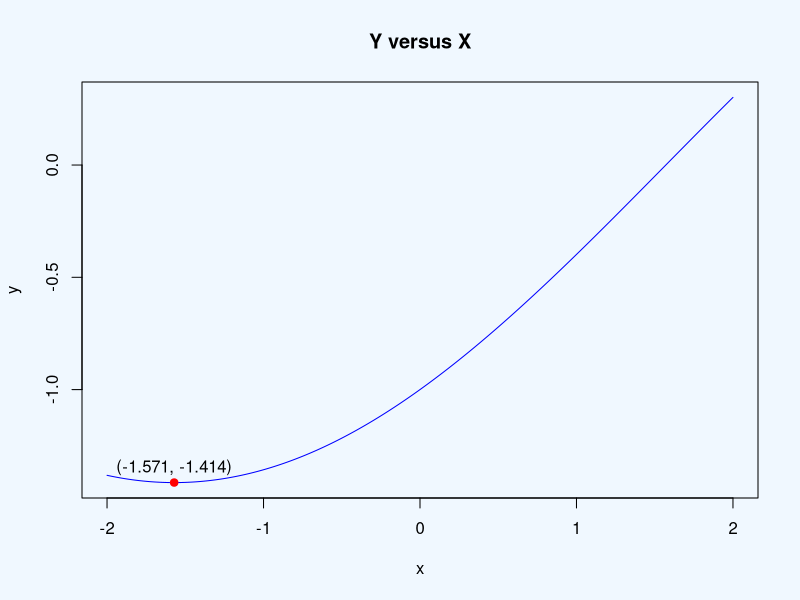
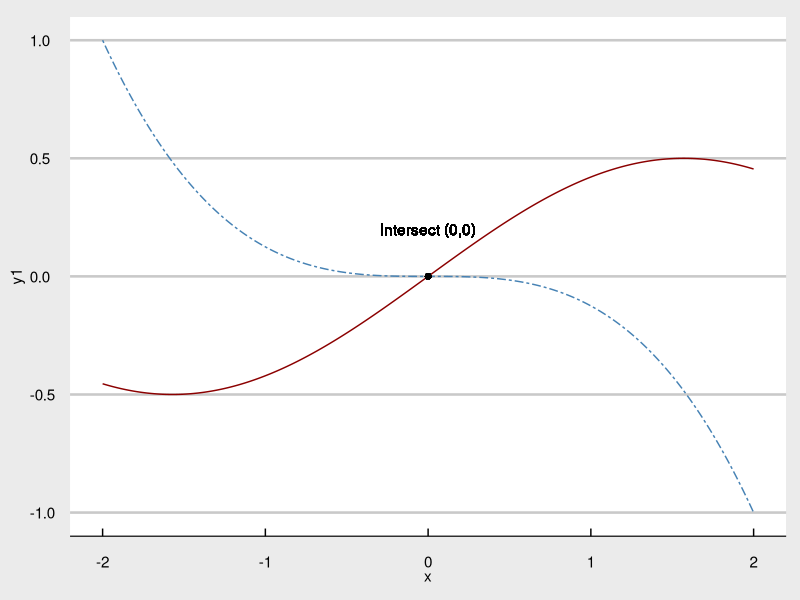
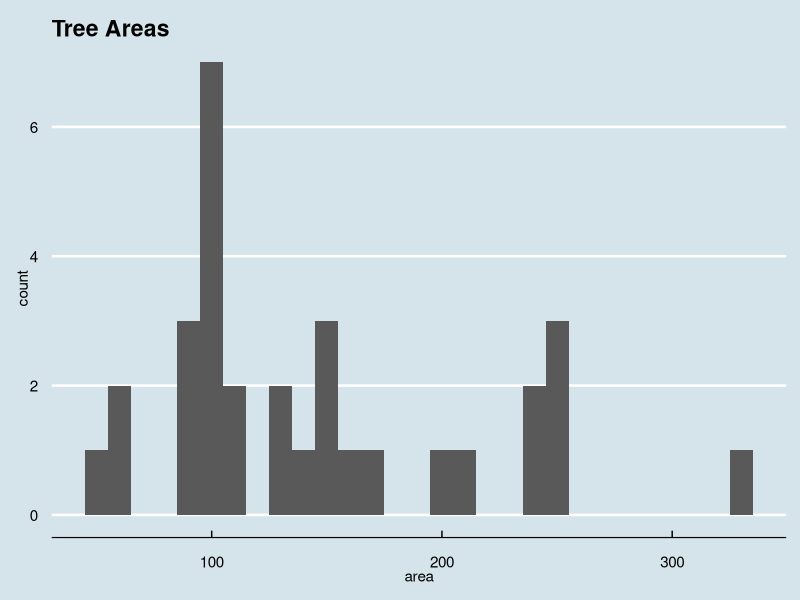
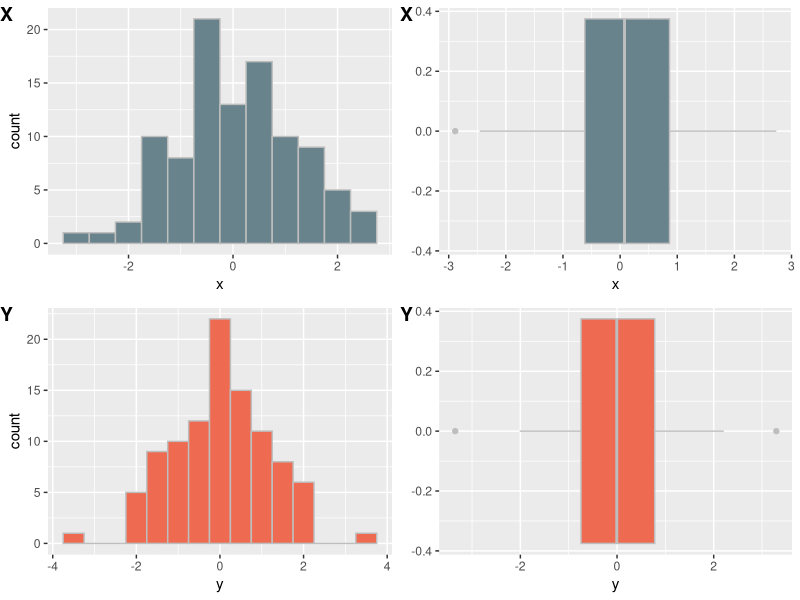
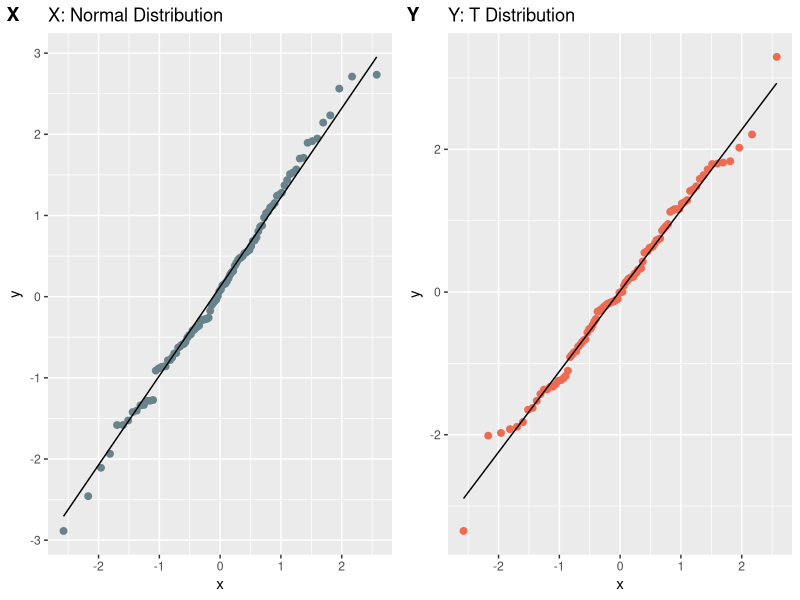

These figures' R source, in order:
## ---- chunk 1
# DO NOT ADD OR REVISE CODE HERE
knitr::opts_chunk$set(echo = TRUE, eval = TRUE)

## ---- chunk 2
q1_vector <- c(1:5,sqrt(2),17*14,rep(c(2.5,5,7.5),3))
q1_vector

## ---- chunk 3

q1_vector_7 <- q1_vector[q1_vector<= 7] 


length(q1_vector_7)
## ---- chunk 4
q1_vector_sorted <- sort(q1_vector, decreasing = FALSE)


sum(q1_vector_sorted[5:10])
## ---- chunk 5
q1_vector_sqrd <- q1_vector^2

length(q1_vector_sqrd[q1_vector_sqrd > 25])

## ---- chunk 6

q1_vector_short <- c(q1_vector[1],q1_vector[16])

q1_vector_short[1] * q1_vector_short[2]


## ---- chunk 7
trig.fun <- function(x) {
    y <- sin(x/2) - cos(x/2)
    return(y)
  }



## ---- chunk 8
x <- seq(-2, 2, length = 4001)

y = trig.fun(x)

miny <- round(min(y), digits = 3)
minx <- x[which.min(y)]

miny
minx

## ---- chunk 9

par(bg = "aliceblue")
plot(x, y, main = "Y versus X", col = "blue",
     type = "l", pch = 19,  xlab = "x", ylab = "y",)
text(x=minx, y=miny, labels='(-1.571, -1.414)', pos = 3)
points(minx, miny, col = "red", pch = 19)


## ---- chunk 10
trig.fun1 <- function(x) {
    y <- cos(x/2) * sin(x/2)
    return(y)
}

y1 = trig.fun1(x)

trig.fun2 <- function(x) {
    y <- -(x/2)^3
    return(y)
}

y2 = trig.fun2(x)

data.fun <- data.frame(x, y1, y2)


library(ggplot2)
library(ggthemes)

ggplot(data = data.fun, aes(x = x)) +
  geom_line(aes(y = y1), color = "darkred")+
  geom_line(aes(y = y2), color = "steelblue", linetype = "twodash")+
  theme_economist_white()+
  theme(axis.title.y = element_text(vjust=2))+
  geom_point(aes(x=0,y=0), color = "black")+
  geom_text(aes(x=0,y=0), color = "black", label = "Intersect (0,0)", nudge_y = .2)

## ---- chunk 11
data(trees)
str(trees)

apply(trees,2,mean)
tree.mean = mean(trees$Volume)

nrow(trees[trees$Volume > tree.mean, ])


## ---- chunk 12
r <- trees$Girth/2
area <- pi*r^2

IQR(area)

trees$r = r
trees$area = area

## ---- chunk 13
ggplot(trees) + aes(x = area) +
  geom_histogram(binwidth = 10) +
  ggtitle("Tree Areas") +
  theme_economist()
  

## ---- chunk 14

trees[which.max(trees$area),][1:3]

## ---- chunk 15
set.seed(9999)
y <- rt(n = 100, df = 10)

set.seed(123)
x <- rnorm(n = 100,mean = 0,sd = 1.25)
data.q5 <- cbind(x,y)

round(apply(data.q5, 2, IQR),4)
help(rnorm)

## ---- chunk 16


library(ggplot2)
library(ggpubr)

x1 <- ggplot()+ aes(x) + geom_histogram(color = "grey", fill = "lightblue4", binwidth = .5)
x2 <- ggplot()+ aes(x) + geom_boxplot(color = "grey", fill = "lightblue4")
y1 <- ggplot()+ aes(y) + geom_histogram(color = "grey", fill = "coral2", binwidth = .5)
y2 <- ggplot()+ aes(y) + geom_boxplot(color = "grey", fill = "coral2")

ggarrange(x1, x2, y1, y2, 
          labels = c("X","X","Y","Y"),
          hjust = 0,
          ncol = 2, nrow = 2)


## ---- chunk 17
xqq <- ggplot() + aes(sample = x) + stat_qq(size = 2, col = "lightblue4") + stat_qq_line(col = "black") + ggtitle("X: Normal Distribution")
yqq <- ggplot() + aes(sample = y) + stat_qq(size = 2, col = "coral2") + stat_qq_line(col = "black") + ggtitle("Y: T Distribution")

ggarrange(xqq, yqq, 
          labels = c("X", "Y"),
          ncol = 2, nrow = 1)

boxplot.stats(x, coef = 3)$out


boxplot.stats(y, coef = 3)$out

print("There are no extreme outliers in x or y")

